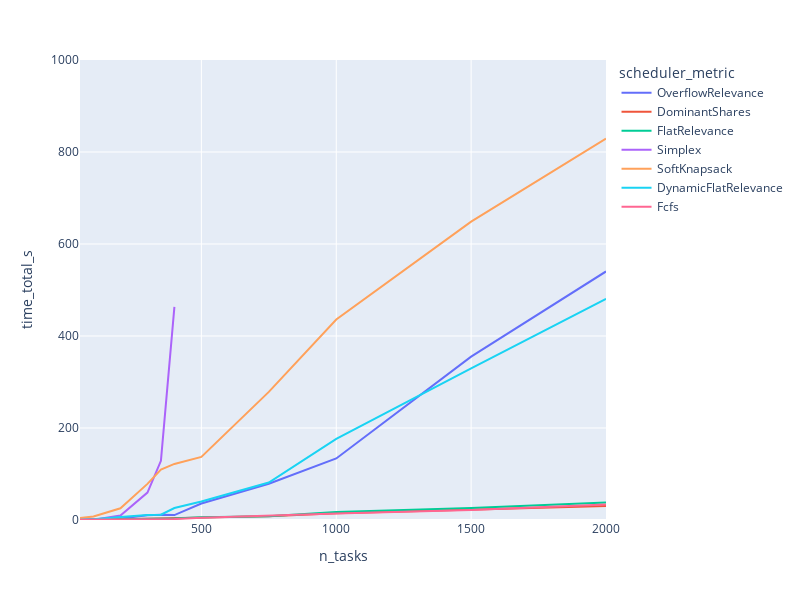

The code cell stored with this chart in its notebook:
### Code cell
px.line(
    rdf.sort_values("n_tasks"),
    x="n_tasks",
    y="time_total_s",
    color="scheduler_metric",
    # log_x=True,
    width=800,
    height=600,
    range_y=[0,1_000],
    # title="Number of allocated tasks depending on the scheduling step size<br><sup>Online mixed curves, 20 blocks, no initial blocks, 100 tasks per block on average, lifetime = 5 blocks</sup>"
)

### Figure 1 — Plotly figure (JSON) as saved in the notebook; plotly's stock layout.template omitted (floating-point values rounded to 4 significant figures)
{"data": [{"hovertemplate": "scheduler_metric=OverflowRelevance<br>n_tasks=%{x}<br>time_total_s=%{y}<extra></extra>", "legendgroup": "OverflowRelevance", "line": {"color": "#636efa", "dash": "solid"}, "marker": {"symbol": "circle"}, "mode": "lines", "name": "OverflowRelevance", "orientation": "v", "showlegend": true, "type": "scatter", "x": [50, 100, 200, 300, 350, 400, 500, 750, 1000, 1500, 2000], "xaxis": "x", "y": [0.3814, 1.493, 3.19, 10.2, 11.57, 10.69, 35.8, 78.78, 133.8, 355.0, 540.3], "yaxis": "y"}, {"hovertemplate": "scheduler_metric=DominantShares<br>n_tasks=%{x}<br>time_total_s=%{y}<extra></extra>", "legendgroup": "DominantShares", "line": {"color": "#EF553B", "dash": "solid"}, "marker": {"symbol": "circle"}, "mode": "lines", "name": "DominantShares", "orientation": "v", "showlegend": true, "type": "scatter", "x": [50, 100, 200, 300, 350, 400, 500, 750, 1000, 1500, 2000], "xaxis": "x", "y": [0.2004, 0.8357, 1.326, 1.822, 2.494, 3.177, 5.279, 8.266, 14.69, 22.8, 30.65], "yaxis": "y"}, {"hovertemplate": "scheduler_metric=FlatRelevance<br>n_tasks=%{x}<br>time_total_s=%{y}<extra></extra>", "legendgroup": "FlatRelevance", "line": {"color": "#00cc96", "dash": "solid"}, "marker": {"symbol": "circle"}, "mode": "lines", "name": "FlatRelevance", "orientation": "v", "showlegend": true, "type": "scatter", "x": [50, 100, 200, 300, 350, 400, 500, 750, 1000, 1500, 2000], "xaxis": "x", "y": [0.3099, 0.8304, 1.455, 2.242, 3.488, 3.45, 6.038, 8.004, 17.5, 26.15, 38.28], "yaxis": "y"}, {"hovertemplate": "scheduler_metric=Simplex<br>n_tasks=%{x}<br>time_total_s=%{y}<extra></extra>", "legendgroup": "Simplex", "line": {"color": "#ab63fa", "dash": "solid"}, "marker": {"symbol": "circle"}, "mode": "lines", "name": "Simplex", "orientation": "v", "showlegend": true, "type": "scatter", "x": [50, 100, 200, 300, 350, 400], "xaxis": "x", "y": [0.4873, 0.8058, 9.552, 59.64, 128.7, 463.5], "yaxis": "y"}, {"hovertemplate": "scheduler_metric=SoftKnapsack<br>n_tasks=%{x}<br>time_total_s=%{y}<extra></extra>", "legendgroup": "SoftKnapsack", "line": {"color": "#FFA15A", "dash": "solid"}, "marker": {"symbol": "circle"}, "mode": "lines", "name": "SoftKnapsack", "orientation": "v", "showlegend": true, "type": "scatter", "x": [50, 100, 200, 300, 350, 400, 500, 750, 1000, 1500, 2000], "xaxis": "x", "y": [4.26, 7.763, 25.57, 78.52, 109.6, 121.9, 137.1, 278.4, 435.9, 648.6, 828.9], "yaxis": "y"}, {"hovertemplate": "scheduler_metric=DynamicFlatRelevance<br>n_tasks=%{x}<br>time_total_s=%{y}<extra></extra>", "legendgroup": "DynamicFlatRelevance", "line": {"color": "#19d3f3", "dash": "solid"}, "marker": {"symbol": "circle"}, "mode": "lines", "name": "DynamicFlatRelevance", "orientation": "v", "showlegend": true, "type": "scatter", "x": [50, 100, 200, 300, 350, 400, 500, 750, 1000, 1500, 2000], "xaxis": "x", "y": [0.6559, 1.39, 6.556, 11.04, 11.57, 26.14, 40.36, 81.53, 176.3, 329.6, 480.7], "yaxis": "y"}, {"hovertemplate": "scheduler_metric=Fcfs<br>n_tasks=%{x}<br>time_total_s=%{y}<extra></extra>", "legendgroup": "Fcfs", "line": {"color": "#FF6692", "dash": "solid"}, "marker": {"symbol": "circle"}, "mode": "lines", "name": "Fcfs", "orientation": "v", "showlegend": true, "type": "scatter", "x": [50, 100, 200, 300, 350, 400, 500, 750, 1000, 1500, 2000], "xaxis": "x", "y": [0.417, 0.7056, 1.336, 1.68, 2.62, 2.049, 4.966, 9.773, 14.3, 21.77, 33.44], "yaxis": "y"}], "layout": {"height": 600, "legend": {"title": {"text": "scheduler_metric"}, "tracegroupgap": 0}, "margin": {"t": 60}, "width": 800, "xaxis": {"anchor": "y", "domain": [0, 1], "title": {"text": "n_tasks"}}, "yaxis": {"anchor": "x", "domain": [0, 1], "range": [0, 1000], "title": {"text": "time_total_s"}}}}
